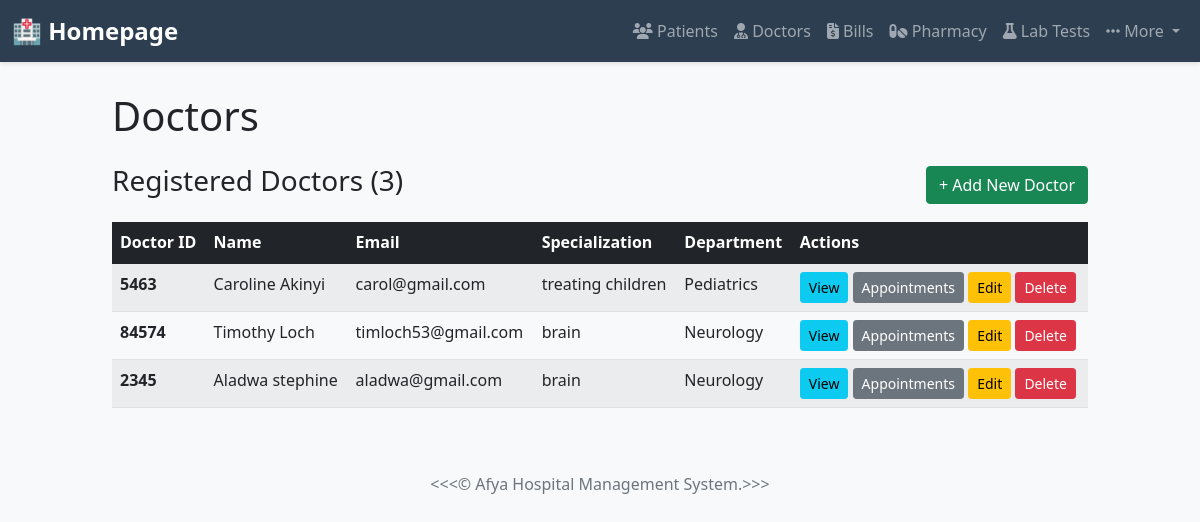
The app's page /doctors/ with its own data.
### myapp/models.py (models this page shows, shortened)
class Doctor(models.Model):
    DEPARTMENT_CHOICES = [
        ('cardiology', 'Cardiology'),
        ('neurology', 'Neurology'),
        ('pediatrics', 'Pediatrics'),
        ('orthopedics', 'Orthopedics'),
        ('general', 'General Medicine'),
    ]
    doctor_id = models.CharField(max_length=20, unique=True)
    first_name = models.CharField(max_length=100)
    last_name = models.CharField(max_length=100)
    email = models.EmailField(unique=True)
    specialization = models.CharField(max_length=100)
    phone_number = models.CharField(max_length=15)
    department = models.CharField(max_length=50, choices=DEPARTMENT_CHOICES)
    schedule = models.TextField(blank=True, null=True, help_text="Optional scheduling notes or timeslots")
    date_added = models.DateTimeField(auto_now_add=True)
    class Meta:
        ordering = ['last_name', 'first_name']

### myapp/views.py (the view)
# urls.py: path('doctors/', views.doctor_list, name='doctor_list'),
def doctor_list(request):
    doctors = Doctor.objects.all()
    context = {'doctors': doctors}
    return render(request, 'doctor_list.html', context)

### myapp/templates/doctor_list.html (shortened to what this page needs)
{% extends 'base.html' %}
{% block content %}
<div class="row mb-4">
    <div class="col-md-12">
        <h1 class="mb-4">Doctors</h1>
        <div class="d-flex justify-content-between align-items-center mb-3">
            <h3>Registered Doctors ({{ doctors.count }})</h3>
            <a href="{% url 'myapp:register_doctor' %}" class="btn btn-success">+ Add New Doctor</a>
        </div>
        {% if doctors %}
            <div class="table-responsive">
                <table class="table table-hover table-striped">
                    <thead class="table-dark">
                        <tr>
                            <th>Doctor ID</th>
                            <th>Name</th>
                            <th>Email</th>
                            <th>Specialization</th>
                            <th>Department</th>
                            <th>Actions</th>
                        </tr>
                    </thead>
                    <tbody>
                        {% for doctor in doctors %}
                        <tr>
                            <td><strong>{{ doctor.doctor_id }}</strong></td>
                            <td>{{ doctor.first_name }} {{ doctor.last_name }}</td>
                            <td>{{ doctor.email }}</td>
                            <td>{{ doctor.specialization }}</td>
                            <td>{{ doctor.get_department_display }}</td>
                            <td>
                                <a href="{% url 'myapp:doctor_detail' doctor.pk %}" class="btn btn-sm btn-info">View</a>
                                <a href="{% url 'myapp:doctor_appointments' doctor.pk %}" class="btn btn-sm btn-secondary">Appointments</a>
                                <a href="{% url 'myapp:update_doctor' doctor.pk %}" class="btn btn-sm btn-warning">Edit</a>
                                <a href="{% url 'myapp:delete_doctor' doctor.pk %}" class="btn btn-sm btn-danger">Delete</a>
                            </td>
                        </tr>
                        {% endfor %}
                    </tbody>
                </table>
            </div>
        {% else %}
            <div class="alert alert-info text-center">
                <p>No doctors found. <a href="{% url 'myapp:register_doctor' %}">Add a new doctor</a></p>
            </div>
        {% endif %}
    </div>
</div>
{% endblock %}

### myapp/templates/base.html (style rules this page uses)
body { background-color: #f8f9fa; font-family: 'Segoe UI', Tahoma, Geneva, Verdana, sans-serif; }

### records on screen
Doctor: doctor_id "5463", first_name "Caroline", last_name "Akinyi", email "carol@gmail.com", specialization "treating children", department "Pediatrics"
Doctor: doctor_id "84574", first_name "Timothy", last_name "Loch", email "timloch53@gmail.com", specialization "brain", department "Neurology"
Doctor: doctor_id "2345", first_name "Aladwa", last_name "stephine", email "aladwa@gmail.com", specialization "brain", department "Neurology"

### other values on screen
{{ doctors.count }} "3"
